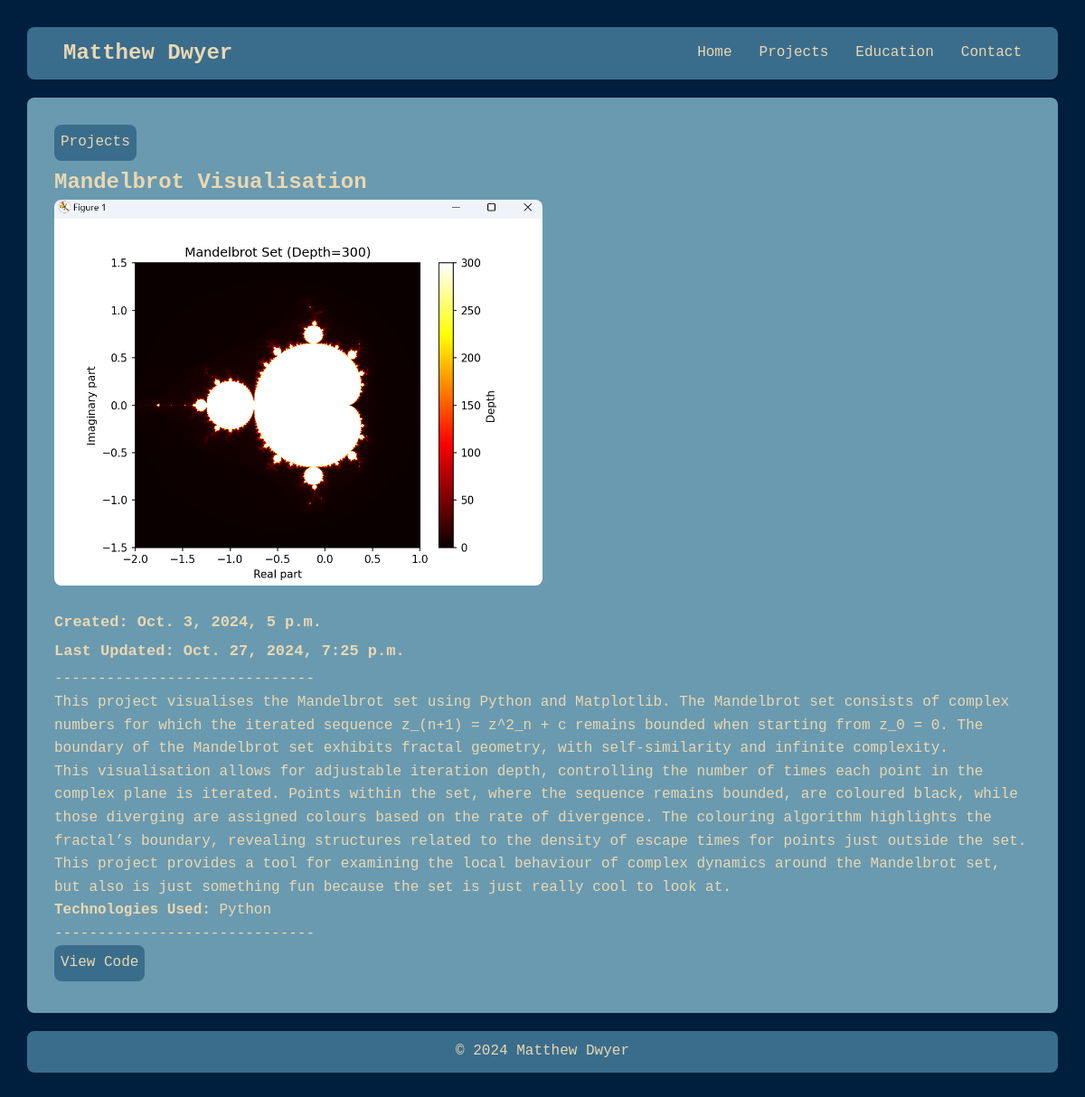
/projects/mandelbrot-visualisation/, run on the app's committed database.
### projects/models.py (models this page shows, shortened)
class Project(models.Model):
    title = models.CharField(max_length=200, verbose_name="Project Title")
    slug = models.SlugField(max_length=250, unique=True, blank=True, verbose_name="URL Slug")
    link = models.URLField(
        help_text="Enter a link to the project or repository.",
        blank=True,  # Makes the link field optional
        null=True
    )
    description = models.TextField(verbose_name="Project Description")
    created = models.DateTimeField(default=timezone.now, verbose_name="Date Created", editable=True)
    updated = models.DateTimeField(auto_now=True, verbose_name="Last Updated")
    image = models.ImageField(
        upload_to='images/',
        blank=True,
        null=True,
        help_text="Upload an image for the project.",
        verbose_name="Project Image"
    )
    file = models.FileField(
        upload_to='files/',
        blank=True,
        null=True,
        help_text="Upload a file related to the project.",
        verbose_name="Project File"
    )
    technologies = models.ManyToManyField(Technology, related_name="projects", verbose_name="Technologies Used")
    def technology_list(self):
        return ", ".join(tech.name for tech in self.technologies.all())
    class Meta:
        ordering = ["-created"]
        verbose_name = "Project"
        verbose_name_plural = "Projects"

class Technology(models.Model):
    name = models.CharField(max_length=100, unique=True, verbose_name="Technology Name")
    type = models.ForeignKey(
        TechnologyType,
        on_delete=models.CASCADE,
        related_name="technologies",
        verbose_name="Type"
    )

### projects/views.py (the view)
# urls.py: path('<slug:slug>/', views.project_detail, name='detail'),
def project_detail(request, slug):
    project = get_object_or_404(Project, slug=slug)
    return render(request, 'projects/detail.html', {'project': project})

### projects/templates/projects/detail.html (shortened to what this page needs)
{% extends 'projects/base.html' %}
{% block content %}
<div class="project-detail">
    <a href="{% url 'projects:list' %}">Projects</a>
    <h2>{{ project.title }}</h2>
    {% if project.image %}
    <img src="{{ project.image.url }}" alt="{{ project.title }}">
    {% endif %}
    <h3><strong>Created: {{ project.created }} </strong></h3>
    <h3><strong>Last Updated: {{ project.updated }}</strong></h3>
    <p>------------------------------</p>
    <p>{{ project.description|linebreaks}}</p>
    <p><strong>Technologies Used:</strong> {{ project.technology_list }}</p>
    <p>------------------------------</p>
    {% if project.link %}
        <a href="{{ project.link }}" target="_blank">View Code</a>
    {% endif %}
</div>
{% endblock %}

### projects/static/projects/styles.css (style rules this page uses)
:root { --primary-color: #3A6D8C; --secondary-color: #6A9AB0; --background-color: #001F3F; --font-color: #EAD8B1; --hover-color: #2980b9; --font-main: "Lucida Console", Monaco, monospace; --padding: 10px; }
* { margin: 0; padding: 0; box-sizing: border-box; }
body { font-family: var(--font-main); background-color: var(--background-color); color: var(--font-color); line-height: 1.6; padding: 30px; }
.project-detail img { width: 50% !important; height: auto; border-radius: 8px; margin-bottom: 12px; }
.project-detail a { display: inline-block; text-decoration: none; color: var(--font-color); padding: 7px 7px; border-radius: 8px; background-color: var(--primary-color); margin-bottom: 5px; }
.project-detail h3 { font-size: 17px; margin-top: 5px; margin-bottom: 5px; }

### data on the page
Project: title "Mandelbrot Visualisation", image (picture), created "Oct. 3, 2024, 5 p.m.", updated "Oct. 27, 2024, 7:25 p.m.", description "This project visualises the Mandelbrot set using Python and Matplotlib. The Mandelbrot set consists of complex numbers for which the iterated sequence z_(n+1) = z^2_n + c remains bounded when starting from z_0 = 0. The boundary of the Mandelbrot set exhibits fractal geometry, with self-similarity and infinite complexity. This visualisation allows for adjustable iteration depth, controlling the number of times each point in the complex plane is iterated. Points within the set, where the sequence remains bounded, are coloured black, while those diverging are assigned colours based on the rate of divergence. The colouring algorithm highlights the fractal’s boundary, revealing structures…", technology_list "Python"
